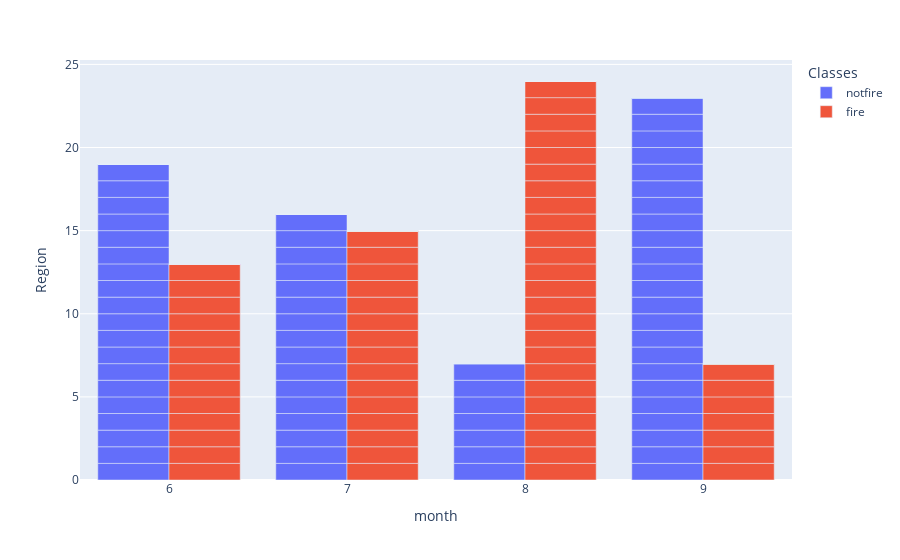

The notebook cell saved with this chart:
### Markdown cell above
### 4.4) Fire per region per Month

### Code cell
px.bar(df, x="month",y='Region',color="Classes", barmode='group' )

### Figure 1 — Plotly figure (JSON) as saved in the notebook; plotly's stock layout.template omitted (floating-point values rounded to 4 significant figures; data arrays with more than 128 entries replaced by an {"elided": "..."} marker saying what was removed)
{"data": [{"alignmentgroup": "True", "hovertemplate": "Classes=notfire<br>month=%{x}<br>Region=%{y}<extra></extra>", "legendgroup": "notfire", "marker": {"color": "#636efa", "pattern": {"shape": ""}}, "name": "notfire", "offsetgroup": "notfire", "orientation": "v", "showlegend": true, "textposition": "auto", "type": "bar", "x": [6, 6, 6, 6, 6, 6, 6, 6, 6, 6, 6, 6, 6, 6, 6, 6, 6, 7, 7, 7, 7, 7, 7, 7, 7, 7, 7, 7, 7, 7, 7, 7, 7, 8, 8, 8, 8, 8, 8, 8, 9, 9, 9, 9, 9, 9, 9, 9, 9, 9, 9, 9, 9, 9, 9, 9, 9, 9, 9, 9, 9, 9, 9, 6, 6, 6, 6, 6, 6, 6, 6, 6, 6, 6, 6, 6, 6, 6, 6, 6, 6, 7, 7, 7, 7, 7, 7, 7, 8, 8, 8, 8, 9, 9, 9, 9, 9, 9, 9, 9, 9, 9, 9, 9, 9, 9], "xaxis": "x", "y": [1, 1, 1, 1, 1, 1, 1, 1, 1, 1, 1, 1, 1, 1, 1, 1, 1, 1, 1, 1, 1, 1, 1, 1, 1, 1, 1, 1, 1, 1, 1, 1, 1, 1, 1, 1, 1, 1, 1, 1, 1, 1, 1, 1, 1, 1, 1, 1, 1, 1, 1, 1, 1, 1, 1, 1, 1, 1, 1, 1, 1, 1, 1, 1, 1, 0, 0, 0, 0, 0, 0, 0, 0, 0, 0, 0, 0, 0, 0, 0, 0, 0, 0, 0, 0, 0, 0, 0, 0, 0, 0, 0, 0, 0, 0, 0, 0, 0, 0, 0, 0, 0, 0, 0, 0, 0], "yaxis": "y"}, {"alignmentgroup": "True", "hovertemplate": "Classes=fire<br>month=%{x}<br>Region=%{y}<extra></extra>", "legendgroup": "fire", "marker": {"color": "#EF553B", "pattern": {"shape": ""}}, "name": "fire", "offsetgroup": "fire", "orientation": "v", "showlegend": true, "textposition": "auto", "type": "bar", "x": {"elided": "137 int values"}, "xaxis": "x", "y": {"elided": "137 int values"}, "yaxis": "y"}], "layout": {"barmode": "group", "legend": {"title": {"text": "Classes"}, "tracegroupgap": 0}, "margin": {"t": 60}, "xaxis": {"anchor": "y", "domain": [0, 1], "title": {"text": "month"}}, "yaxis": {"anchor": "x", "domain": [0, 1], "title": {"text": "Region"}}}}
